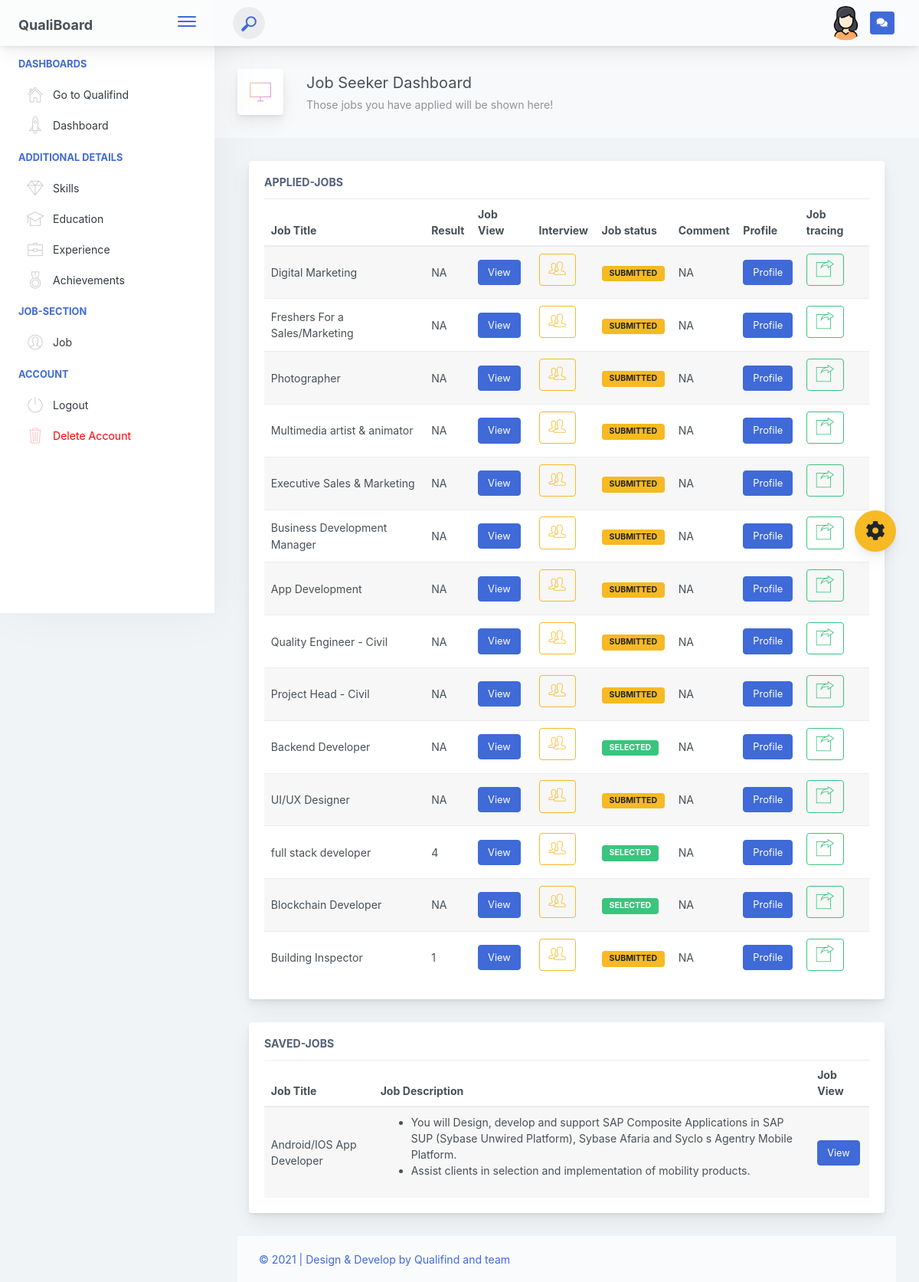
The page /seeker/jobsection.php (signed in) on the database its author committed.
### tables this page shows
CREATE TABLE `st_details` (
  `s_id` int(11) NOT NULL AUTO_INCREMENT,
  `s_name` varchar(200) NOT NULL,
  `s_email` varchar(200) NOT NULL,
  `s_password` varchar(200) NOT NULL,
  `s_mbno` varchar(200) NOT NULL,
  `s_wpno` varchar(200) NOT NULL,
  `s_img` text DEFAULT 'default.png',
  `unique_id` int(255) DEFAULT NULL,
  `status` varchar(200) DEFAULT NULL,
  PRIMARY KEY (`s_id`),
  UNIQUE KEY `s_email` (`s_email`),
  UNIQUE KEY `s_mbno` (`s_mbno`),
  UNIQUE KEY `s_wpno` (`s_wpno`),
  UNIQUE KEY `unique_id` (`unique_id`)
);

CREATE TABLE `job_apply` (
  `ja_id` int(11) NOT NULL AUTO_INCREMENT,
  `j_id` int(11) NOT NULL,
  `s_id` int(11) NOT NULL,
  `q_id` int(11) DEFAULT NULL,
  `q_result` varchar(200) NOT NULL DEFAULT 'NA',
  `ja_date` date NOT NULL,
  `ja_status` varchar(200) NOT NULL DEFAULT 'Submitted',
  `j_cmt` varchar(200) NOT NULL DEFAULT 'NA',
  PRIMARY KEY (`ja_id`),
  KEY `j_id` (`j_id`),
  KEY `s_id` (`s_id`),
  KEY `q_id` (`q_id`),
  CONSTRAINT `job_apply_ibfk_1` FOREIGN KEY (`j_id`) REFERENCES `job_details` (`j_id`) ON DELETE CASCADE ON UPDATE CASCADE,
  CONSTRAINT `job_apply_ibfk_2` FOREIGN KEY (`s_id`) REFERENCES `st_details` (`s_id`) ON DELETE CASCADE ON UPDATE CASCADE,
  CONSTRAINT `job_apply_ibfk_3` FOREIGN KEY (`q_id`) REFERENCES `quiz` (`q_id`) ON DELETE CASCADE ON UPDATE CASCADE
);

CREATE TABLE `job_details` (
  `j_id` int(11) NOT NULL AUTO_INCREMENT,
  `j_title` varchar(200) NOT NULL,
  `j_desc` text NOT NULL,
  `j_req` text NOT NULL,
  `j_eduex` text NOT NULL,
  `j_deadline` varchar(200) NOT NULL,
  `j_loc` varchar(200) NOT NULL,
  `j_vacancy` varchar(200) NOT NULL,
  `j_type` varchar(200) NOT NULL,
  `j_cat` varchar(200) NOT NULL,
  `j_minsalary` double NOT NULL,
  `j_maxsalary` double NOT NULL,
  `j_postdate` date NOT NULL DEFAULT current_timestamp(),
  `j_status` tinyint(1) NOT NULL DEFAULT 1,
  `r_id` int(11) NOT NULL,
  PRIMARY KEY (`j_id`),
  KEY `job_details_ibfk_1` (`r_id`),
  CONSTRAINT `job_details_ibfk_1` FOREIGN KEY (`r_id`) REFERENCES `rc_details` (`r_id`) ON DELETE CASCADE ON UPDATE CASCADE
);

### seeker/include/session.php (called while the page is built, shortened)
<?php
	include 'config.php';
        try
        {
            $sql=$conn->prepare("SELECT * from `st_details` where s_id=?");
            $sql->bindParam(1,$_SESSION["sid"]);
            $sql->execute();
            $num=$sql->rowCount();
            if($num==1)
            {
               $row=$sql->fetch(PDO::FETCH_ASSOC);
                $simg = $row["s_img"];
            }
        }
        catch(Exception $e){
            $_SESSION["err_email"] = "Something went wrong!";
            header("location: https://qualifind.rushilshah.in/Auth/loginform.php");
            exit();
        }
?>

### seeker/jobsection.php (the view, shortened to what this page needs)
<?php
    include "../include/session.php";
    include "include/header.php";
    include "include/sidebar.php";
    include "../include/config.php";
?>
   <div class="app-main__outer">
                    <div class="app-main__inner">
                        <div class="app-page-title">
                            <div class="page-title-wrapper">
                                <div class="page-title-heading">
                                    <div class="page-title-icon">
                                        <i class="pe-7s-monitor icon-gradient bg-mean-fruit">
                                        </i>
                                    </div>
                                    <div>Job Seeker Dashboard
                                        <div class="page-title-subheading">Those jobs you have applied will be shown here!
                                        </div>
                                    </div>
                                </div>
                            </div>
                        </div>
                    <div class="col-lg-12 mt-2">
                                <div class="main-card mb-3 card">
                                    <div class="card-body"><h5 class="card-title">Applied-Jobs</h5>
                                        <table class="mb-0 table table-striped" id="applied">
                                                <?php
                                                $sql=$conn->prepare("SELECT ja.ja_status,jd.r_id ,jd.j_id,jd.j_desc,jd.j_title,ja.q_result,ja.q_id,ja.j_cmt FROM `job_apply` AS ja, job_details AS jd WHERE ja.s_id=? AND ja.j_id=jd.j_id");
                                                $sql->bindParam(1,$_SESSION["sid"]);
                                                $sql->execute();
                                                $row=$sql->fetchAll();
                                                $trow=$sql->rowCount();
                                                if($trow > 0)
                                                {
                                                    echo "<thead>
                                                        <tr>
                                                            <th>Job Title</th>
                                                            <th>Result</th>
                                                            <th>Job View</th>
                                                            <th>Interview</th>
                                                            <th>Job status</th>
                                                            <th>Comment</th>
                                                            <th>Profile</th>
                                                            <th>Job tracing</th>
                                                        </tr>
                                                        </thead>
                                                        <tbody>";
                                                        for($i=0;$i<$trow;$i++){
                                                        echo '<tr>
                                                            <td>' . $row[$i]["j_title"] . '</td>';
                                                            echo '<td>' .$row[$i]["q_result"] . '</td>';
                                                        echo' <td> <a href="../job_details.php?id=' . $row[$i]["j_id"] . '" class="btn btn-primary" type="submit">View</button></td>';
                                                         echo "<td>  <a class='mb-2 mr-2 btn-transition btn btn-outline-warning' target='_blank'
                                                             href='../meeting.php?oid=".$_SESSION["sid"]."&rid=".$row[$i]["r_id"]."'><i style='font-size:25px;' class='pe-7s-users'></i></a>  </td>";
                                                       if($row[$i]["ja_status"]=="Submitted"){
                                                       echo "<td><span class='badge badge-warning' >".$row[$i]["ja_status"]."</span></td> " ;
                                                      }
                                                      if($row[$i]["ja_status"]=="selected"){
                                                       echo "<td><span class='badge badge-success'  >".$row[$i]["ja_status"]."</span></td> " ;
                                                      }
                                                      echo   '<td>' . $row[$i]["j_cmt"] . '</td>';
                                                       echo' <td> <a href="../profile_recruiter.php?rid=' . $row[$i]["r_id"] . '" class="btn btn-primary" type="submit">Profile</button></td>';
                                                       echo "<td>  <a class='mb-2 mr-2 btn-transition btn btn-outline-success'
                                                             href='job_traceing.php?jid=".$row[$i]["j_id"]."&sid=".$_SESSION["sid"]."'><i style='font-size:25px;' class='pe-7s-next-2'></i></a>  </td>";
                                                        echo' </tr>';
                                                        }
                                                        echo "</tbody>";
                                                }
                                                else
                                                {
                                                    echo "<p style='font-size:18px;color:grey;font-style:italic;'>No Records were Found</p>";
                                                }
                                            ?>
                                        </table>
                                    </div>
                                </div>
                            </div>
                    <div class="col-lg-12 mt-2">
                                <div class="main-card mb-3 card">
                                    <div class="card-body"><h5 class="card-title">Saved-Jobs</h5>
                                        <table class="mb-0 table table-striped " id="savedtable">
                                            <?php
                                                $sql2=$conn->prepare("SELECT jd.j_id,jd.j_desc,jd.j_title FROM `job_saved` AS ja, job_details AS jd WHERE ja.s_id=? AND ja.j_id=jd.j_id");
                                                $sql2->bindParam(1,$_SESSION["sid"]);
                                                $sql2->execute();
                                                $row2=$sql2->fetchAll();
                                                $trow2=$sql2->rowCount();
                                                if($trow2 > 0)
                                                {
                                                    echo "<thead>
                                                            <tr>
                                                                <th>Job Title</th>
                                                                <th>Job Description</th>
                                                                <th>Job View</th>
                                                            </tr>
                                                            </thead>";
                                                     for($i=0;$i<$trow2;$i++){
                                                        echo '<tr>
                                                            <td>' . $row2[$i]["j_title"] . '</td>
                                                            <td>' . $row2[$i]["j_desc"] . '</td>
                                                            <td> <a href="../job_details.php?id=' . $row2[$i]["j_id"] . '" class="btn btn-primary" type="submit">View</button></td>
                                                        </tr>';
                                                        }
                                                }
                                                else
                                                {
                                                    echo "<p style='font-size:18px;color:grey;font-style:italic;'>No Records were Found</p>";
                                                }
                                             ?>
                                        </table>
                                    </div>
                                </div>
                            </div>
                    <?php
                        include "include/footer.php";
                    ?>    </div>
        </div>
    </div>
<script type="text/javascript" src="./assets/scripts/main.js"></script></body>
</html>

### seeker/include/header.php (shortened to what this page needs)
<?php
    include "session.php";
?>
<!doctype html>
<html lang="en">
<head>
    <link rel="stylesheet" href="//code.jquery.com/ui/1.12.1/themes/base/jquery-ui.css">
    <link rel="stylesheet" href="https://cdnjs.cloudflare.com/ajax/libs/font-awesome/5.15.3/css/all.min.css" />
    <link rel="stylesheet" href="https://stackpath.bootstrapcdn.com/bootstrap/4.3.1/js/bootstrap.bundle.min.js">
    <link rel="stylesheet" href="https://cdnjs.cloudflare.com/ajax/libs/font-awesome/4.7.0/css/font-awesome.min.css">
<link href="./main.css" rel="stylesheet"></head>
<body>
    <div class="app-container app-theme-white body-tabs-shadow fixed-sidebar fixed-header">
        <div class="app-header header-shadow">
            <div class="app-header__logo">
                <div class="widget-heading logo-src" style="font-size:18px;"> <b>QualiBoard</b></div>
                <div class="header__pane ml-auto">
                    <div>
                        <button type="button" class="hamburger close-sidebar-btn hamburger--elastic" data-class="closed-sidebar">
                            <span class="hamburger-box">
                                <span class="hamburger-inner"></span>
                            </span>
                        </button>
                    </div>
                </div>
            </div>
                <div class="app-header__content">
                <div class="app-header-left">
                    <div class="search-wrapper">
                        <div class="input-holder">
                            <button class="search-icon"><span></span></button>
                        </div>
                    </div>
              </div>
                <div class="app-header-right">
                    <div class="header-btn-lg pr-0">
                        <div class="widget-content p-0">
                            <div class="widget-content-wrapper">
                                <div class="widget-content-left">
                                    <div class="btn-group">
                                        <a href="edit_image.php" aria-haspopup="true" aria-expanded="false" class="p-0 btn">
                                            <img width="45" height="45" style="border-radius:50%"  src="uploads/<?php echo $simg; ?>" alt="hello">
                                        </a>
                                    </div>
                                </div>
                                <a  href="../../message.php" target="_blank" type="button" class="btn-shadow p-1 btn btn-primary btn-sm mr-2 ml-2">
                                        <i class="fas fa-comments pr-1 pl-1"></i>
                                    </a>
                            </div>
                        </div>
                    </div>        </div>
            </div>
        </div>        <div class="ui-theme-settings">
            <button type="button" id="TooltipDemo" class="btn-open-options btn btn-warning">
                <i class="fa fa-cog fa-w-16 fa-spin fa-2x"></i>
            </button>
        </div>        <div class="app-main">
                <div class="app-sidebar sidebar-shadow">

### rows shown on the page
st_details: s_img (picture)
job_apply: j.j_title "Digital Marketing", q_result "NA", ja_status "SUBMITTED", j_cmt "NA"
job_apply: j.j_title "Freshers For a Sales/Marketing", q_result "NA", ja_status "SUBMITTED", j_cmt "NA"
job_apply: j.j_title "Photographer", q_result "NA", ja_status "SUBMITTED", j_cmt "NA"
job_apply: j.j_title "Multimedia artist & animator", q_result "NA", ja_status "SUBMITTED", j_cmt "NA"
job_apply: j.j_title "Executive Sales & Marketing", q_result "NA", ja_status "SUBMITTED", j_cmt "NA"
job_apply: j.j_title "Business Development Manager", q_result "NA", ja_status "SUBMITTED", j_cmt "NA"
job_apply: j.j_title "App Development", q_result "NA", ja_status "SUBMITTED", j_cmt "NA"
job_apply: j.j_title "Quality Engineer - Civil", q_result "NA", ja_status "SUBMITTED", j_cmt "NA"
job_apply: j.j_title "Project Head - Civil", q_result "NA", ja_status "SUBMITTED", j_cmt "NA"
job_apply: j.j_title "Backend Developer", q_result "NA", ja_status "SELECTED", j_cmt "NA"
job_apply: j.j_title "UI/UX Designer", q_result "NA", ja_status "SUBMITTED", j_cmt "NA"
job_apply: j.j_title "full stack developer", q_result "4", ja_status "SELECTED", j_cmt "NA"
job_apply: j.j_title "Blockchain Developer", q_result "NA", ja_status "SELECTED", j_cmt "NA"
job_apply: j.j_title "Building Inspector", q_result "1", ja_status "SUBMITTED", j_cmt "NA"
job_details: j_title "Android/IOS App Developer", j_desc "You will Design, develop and support SAP Composite Applications in SAP SUP (Sybase Unwired Platform), Sybase Afaria and Syclo s Agentry Mobile Platform. Assist clients in selection and implementation of mobility products."
